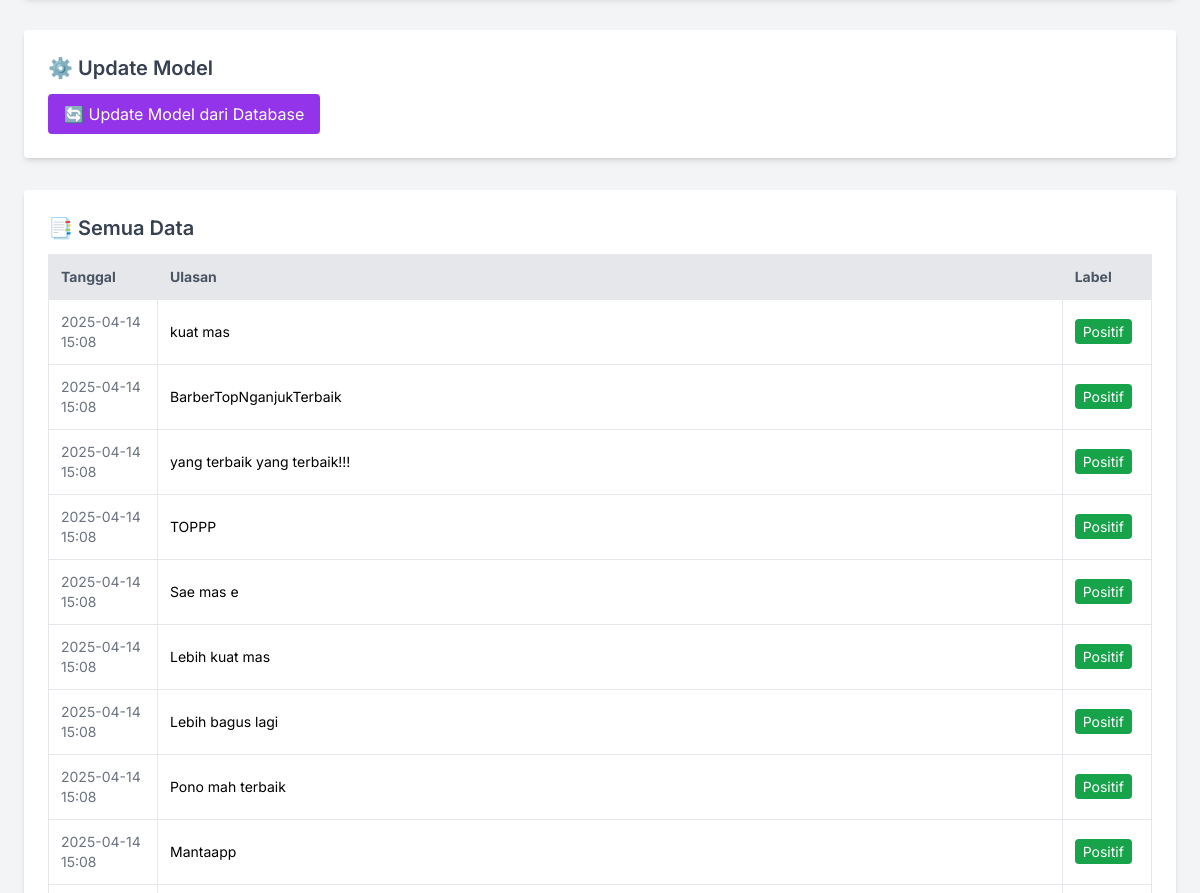
The app's page /dataset/ (middle part), older data.
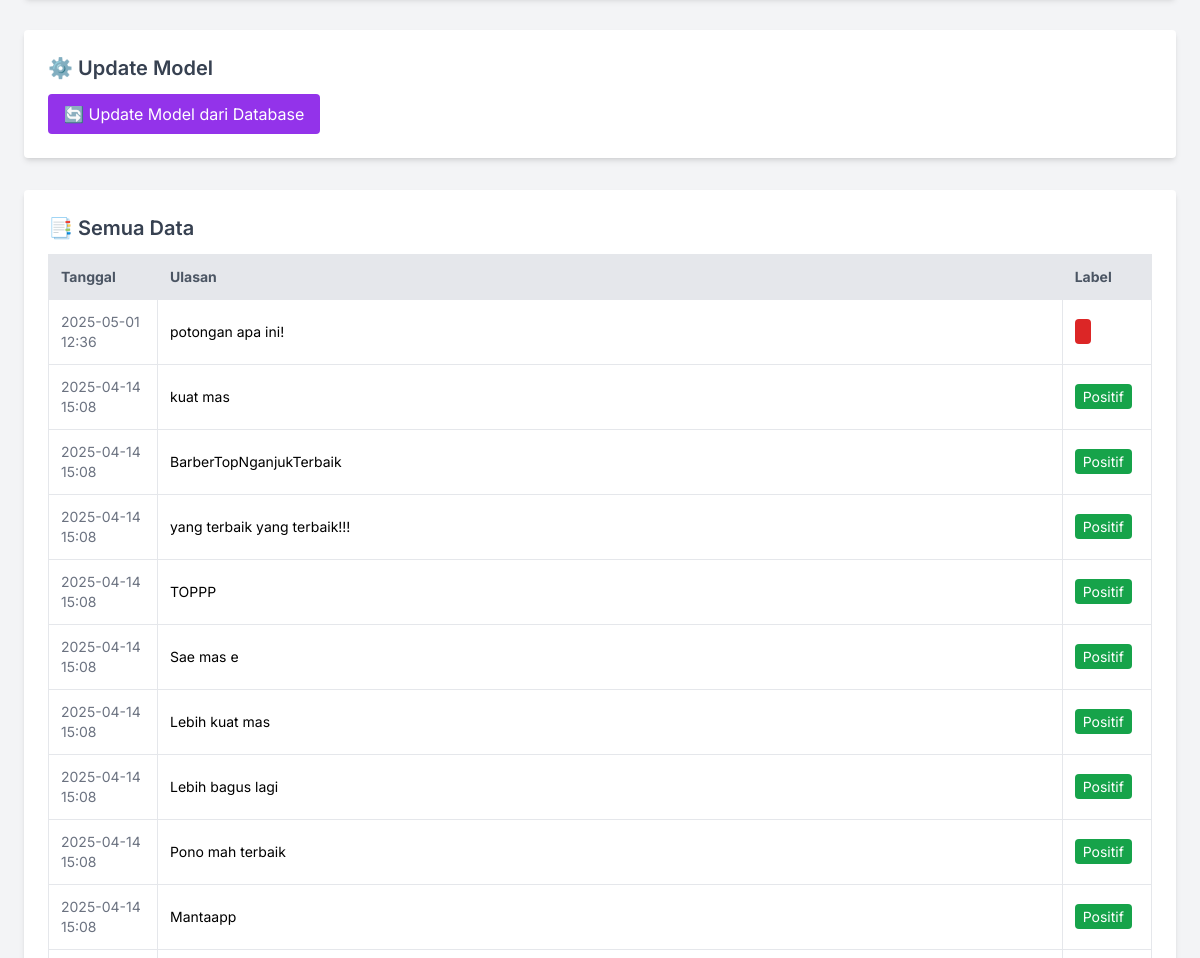
The same page, newer data.
### analisis/models.py (models this page shows, shortened)
class Ulasan(models.Model):
    teks = models.TextField()
    label = models.CharField(max_length=10, choices=[('positif', 'Positif'), ('negatif', 'Negatif')], blank=True)
    tanggal = models.DateTimeField(auto_now_add=True)

### analisis/views.py (the view, shortened to what this page needs)
# urls.py: path('dataset/', views.dataset_view, name='dataset'),
def dataset_view(request):
    ulasan_all = Ulasan.objects.all().order_by('-tanggal')
    ulasan_form = UlasanForm()
    csv_form = CSVUploadForm()
    return render(request, 'analisis/dataset.html', {
        'data': ulasan_all,
        'ulasan_form': ulasan_form,
        'csv_form': csv_form,
    })

### analisis/templates/analisis/dataset.html (shortened to what this page needs)
<!DOCTYPE html>
<html lang="id">
<head>
    <script src="https://cdn.tailwindcss.com"></script>
</head>
<body class="bg-gray-100 p-6">
    <div class="max-w-6xl mx-auto space-y-8">
        <div class="bg-white shadow-md rounded p-6">
            <h2 class="text-xl font-semibold mb-3 text-gray-700">⚙️ Update Model</h2>
            <form id="update-form" method="post" action="{% url 'update_model' %}">
                <button type="submit" id="update-btn" class="bg-purple-600 text-white px-4 py-2 rounded hover:bg-purple-700">
                    🔄 Update Model dari Database
                </button>
            </form>
        </div>
        <div class="bg-white shadow-md rounded p-6 overflow-x-auto">
            <h2 class="text-xl font-semibold mb-3 text-gray-700">📑 Semua Data</h2>
            <table class="w-full table-auto text-left text-sm border-collapse">
                <thead>
                    <tr class="bg-gray-200 text-gray-600">
                        <th class="p-3 border">Tanggal</th>
                        <th class="p-3 border">Ulasan</th>
                        <th class="p-3 border">Label</th>
                    </tr>
                </thead>
                <tbody>
                    {% for row in data %}
                        <tr class="hover:bg-gray-50 border-t">
                            <td class="p-3 border text-gray-500">{{ row.tanggal|date:"Y-m-d H:i" }}</td>
                            <td class="p-3 border">{{ row.teks }}</td>
                            <td class="p-3 border">
                                {% if row.label == 'positif' %}
                                    <span class="px-2 py-1 rounded text-white bg-green-600">
                                        {{ row.label|title }}
                                    </span>
                                {% else %}
                                    <span class="px-2 py-1 rounded text-white bg-red-600">
                                    </span>
                                {% endif %}
                            </td>
                        </tr>
                    {% endfor %}
                </tbody>
            </table>
        </div>
    </div>
</body>
</html>

### analisis/templates/analisis/dataset.html (style rules this page uses)
body { font-family: 'Inter', sans-serif; }

Row changes from the older to the newer data that the page shows:
added Ulasan: tanggal "2025-05-01 12:36", teks "potongan apa ini!"
